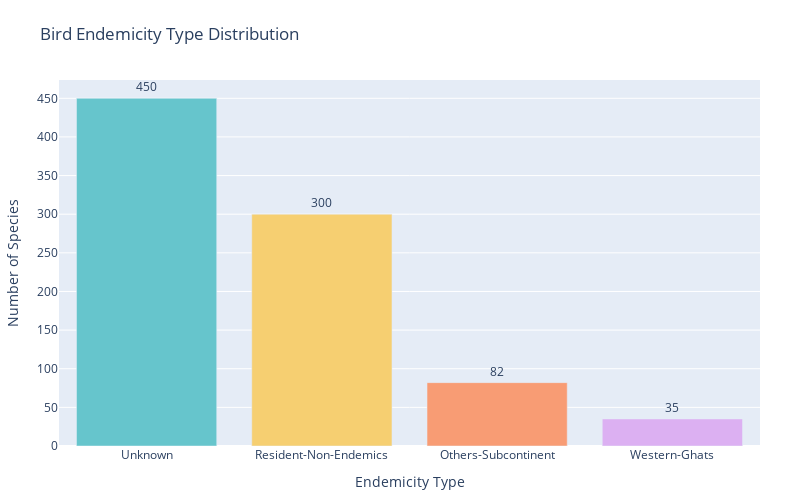

Here is the notebook cell this chart was saved with:
### Markdown cell above
### Bird Endemicity Type Distribution

### Code cell
# Step 1: Get count from birds_df
end_df = birds_df['endemicity_type'].value_counts().reset_index()
end_df.columns = ['endemicity_type', 'count']

# Step 2: Plot bar chart
fig = px.bar(
    end_df,
    x='endemicity_type',
    y='count',
    text='count',
    color='endemicity_type',
    color_discrete_sequence=px.colors.qualitative.Pastel,
    title='Bird Endemicity Type Distribution'
)

fig.update_traces(textposition='outside')

fig.update_layout(
    xaxis_title='Endemicity Type',
    yaxis_title='Number of Species',
    showlegend=False,
    height=500,
    width=800,
    margin=dict(l=40, r=40, t=80, b=40)
)

fig.show()

### Figure 1 — Plotly figure (JSON) as saved in the notebook; plotly's stock layout.template omitted (floating-point values rounded to 4 significant figures)
{"data": [{"alignmentgroup": "True", "hovertemplate": "endemicity_type=%{x}<br>count=%{text}<extra></extra>", "legendgroup": "Unknown", "marker": {"color": "rgb(102, 197, 204)", "pattern": {"shape": ""}}, "name": "Unknown", "offsetgroup": "Unknown", "orientation": "v", "showlegend": true, "text": [450], "textposition": "outside", "type": "bar", "x": ["Unknown"], "xaxis": "x", "y": [450], "yaxis": "y"}, {"alignmentgroup": "True", "hovertemplate": "endemicity_type=%{x}<br>count=%{text}<extra></extra>", "legendgroup": "Resident-Non-Endemics", "marker": {"color": "rgb(246, 207, 113)", "pattern": {"shape": ""}}, "name": "Resident-Non-Endemics", "offsetgroup": "Resident-Non-Endemics", "orientation": "v", "showlegend": true, "text": [300], "textposition": "outside", "type": "bar", "x": ["Resident-Non-Endemics"], "xaxis": "x", "y": [300], "yaxis": "y"}, {"alignmentgroup": "True", "hovertemplate": "endemicity_type=%{x}<br>count=%{text}<extra></extra>", "legendgroup": "Others-Subcontinent", "marker": {"color": "rgb(248, 156, 116)", "pattern": {"shape": ""}}, "name": "Others-Subcontinent", "offsetgroup": "Others-Subcontinent", "orientation": "v", "showlegend": true, "text": [82], "textposition": "outside", "type": "bar", "x": ["Others-Subcontinent"], "xaxis": "x", "y": [82], "yaxis": "y"}, {"alignmentgroup": "True", "hovertemplate": "endemicity_type=%{x}<br>count=%{text}<extra></extra>", "legendgroup": "Western-Ghats", "marker": {"color": "rgb(220, 176, 242)", "pattern": {"shape": ""}}, "name": "Western-Ghats", "offsetgroup": "Western-Ghats", "orientation": "v", "showlegend": true, "text": [35], "textposition": "outside", "type": "bar", "x": ["Western-Ghats"], "xaxis": "x", "y": [35], "yaxis": "y"}], "layout": {"barmode": "relative", "height": 500, "legend": {"title": {"text": "endemicity_type"}, "tracegroupgap": 0}, "margin": {"b": 40, "l": 40, "r": 40, "t": 80}, "showlegend": false, "title": {"text": "Bird Endemicity Type Distribution"}, "width": 800, "xaxis": {"anchor": "y", "autorange": true, "categoryarray": ["Unknown", "Resident-Non-Endemics", "Others-Subcontinent", "Western-Ghats"], "categoryorder": "array", "domain": [0, 1], "range": [-0.5, 3.5], "title": {"text": "Endemicity Type"}, "type": "category"}, "yaxis": {"anchor": "x", "autorange": true, "domain": [0, 1], "range": [0, 473.7], "title": {"text": "Number of Species"}, "type": "linear"}}}
